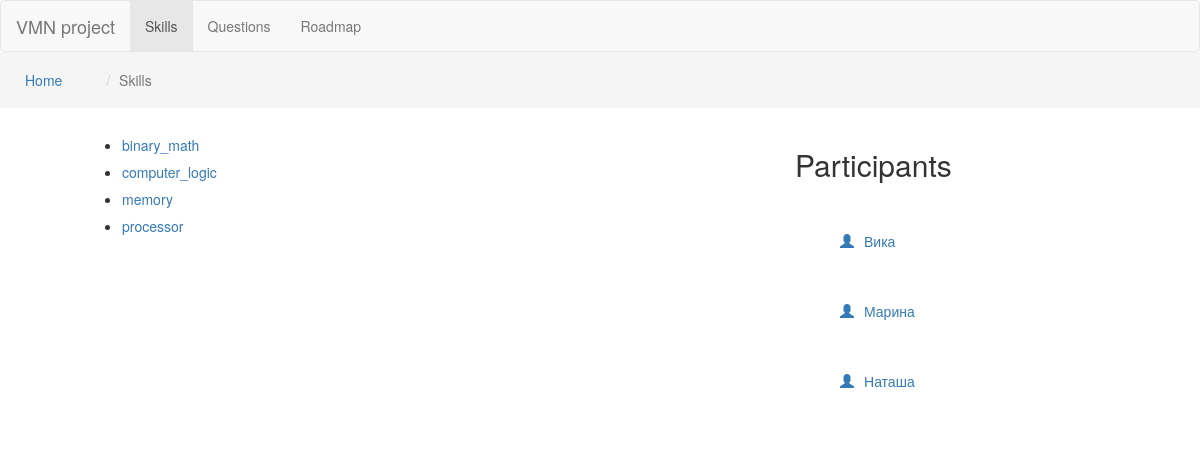
/skills, run on an earlier commit of the app's database.
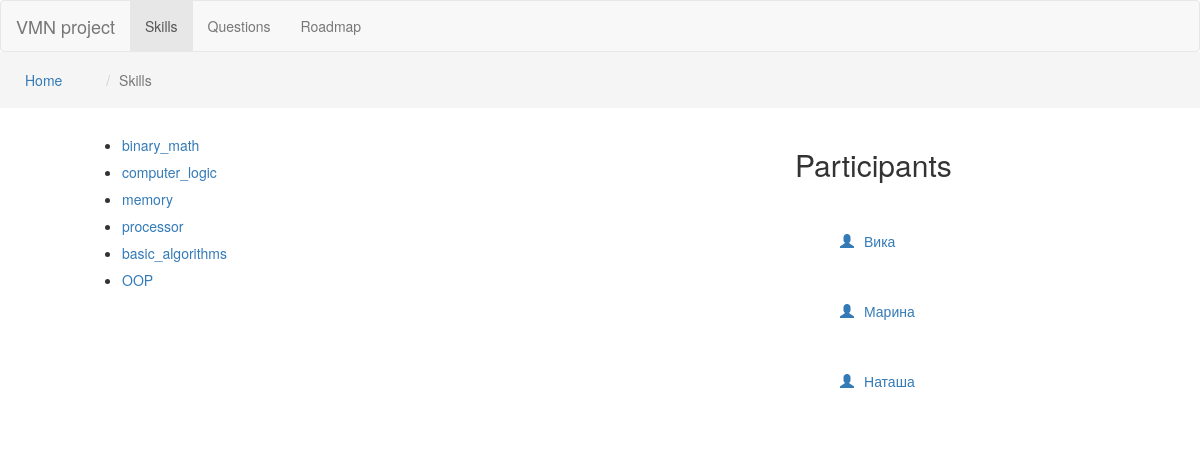
And on a later commit of the database.
### students/models.py (models this page shows, shortened)
class Skill(models.Model):
    name = models.CharField(max_length=40, primary_key=True)
    desc = models.CharField(max_length=400)
    img = models.CharField(max_length=400)
    class Meta:
        db_table = 'skill'

### students/views.py (the view)
# urls.py: url(r'^skills', views.skills_page, name='skills_page'),
def skills_page(request):
    skills = []
    for row in Skill.objects.all():
        skills.append(row.name)
    template = loader.get_template('skills.html')
    context = RequestContext(request, {
        'skills': skills
    })
    return HttpResponse(template.render(context))

### students/templates/skills.html (shortened to what this page needs)
{% load staticfiles %}
<head>
	{% include "head.html" %}
</head>
<body>
{% include "navbar.html" with skills_page="true" %}
<div id="breadcrumbs" class="row">
	<ol class="breadcrumb">
		<li class="breadcrumb-part"><a href="/">Home</a></li>
		<li class="active breadcrumb-part">Skills</li>
	</ol>
</div>
<div class="row centered">
	<div class="col-md-8">
		<ul id="skills">
			{% for s in skills %}
			<li class="space-7">
				<a id="{{ s }}" class="alert-link" href="/skill/{{ s }}">{{ s }}</a>
			</li>
			{% endfor %}
		</ul>
	</div>
	<div class="col-md-4">
		{% include "students-sidebar.html" %}
	</div>
</div>
</body>
</html>

What changed in the data, as far as the page shows it:
added Skill: skills "basic_algorithms"
added Skill: skills "OOP"
